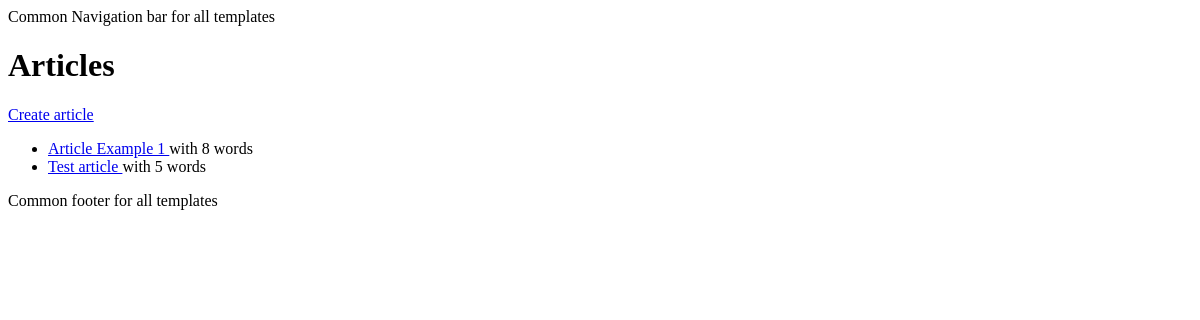
/articles/, run on an earlier commit of the app's database.
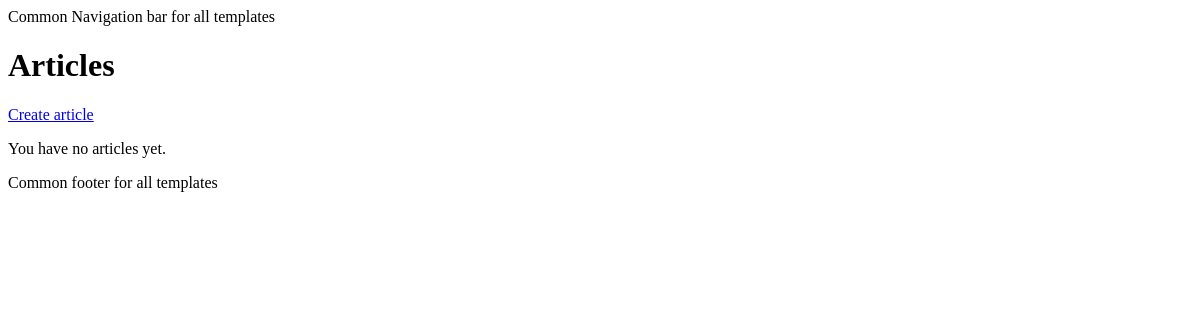
And on a later commit of the database.
### app/models.py (models this page shows, shortened)
class Article(models.Model):
    title = models.CharField(max_length=100)
    content = models.TextField(blank=True, default="")
    word_count = models.IntegerField(blank=True, default="")
    twitter_post = models.TextField(blank=True, default="")
    status = models.CharField(
        max_length=20,
        choices=ARTICLE_STATUS,
        default="draft",
    )
    created_at = models.DateTimeField(auto_now_add=True)
    updated_at = models.DateTimeField(auto_now=True)

### app/views.py (the view)
# urls.py: path("", ArticleListView.as_view(), name="home"),
class ArticleListView(ListView):
    template_name = "app/home.html"
    model = Article
    context_object_name = "articles"

### templates/app/home.html
{% extends "app/base.html" %} {% block content %}
<h1>Articles</h1>
<a href="{% url 'create_article' %}">Create article</a>
{% if articles%}
<ul>
  {% for article in articles %}
  <li>
    <a href="{% url 'update_article' article.id %}">{{ article.title }} </a>
    with {{article.word_count}} word{{ article.word_count | pluralize}}
  </li>
  {% endfor %}
</ul>
{%else%}
<p>You have no articles yet.</p>
{%endif%} {% endblock content %}

What changed in the data, as far as the page shows it:
removed Article: title "Article Example 1", word_count "8", word_count|pluralize "s"
removed Article: title "Test article", word_count "5", word_count|pluralize "s"
Also different on the page:
text now shown: "You have no articles yet."
